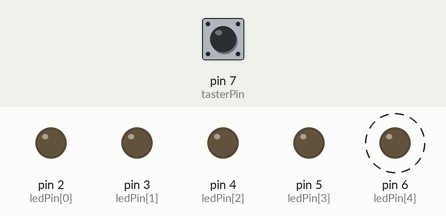
A sketch run on a simulated Arduino Uno, built with avr-gcc and run on an emulated ATmega328P. Shown: output pins drawn as LEDs (lit = HIGH). Dashed ring = blinking. The test bench sets the inputs (shaded band); at power-on: pin 7 (tasterPin) HIGH.

Above: at 1.2 s.
1.3 s: pin 7 (tasterPin) pulled LOW for 0.15 s
At 1.37 s:
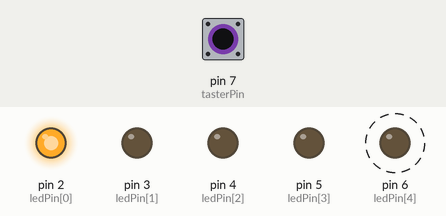
4.3 s: pin 7 (tasterPin) pulled LOW for 1 s
At 5.9 s:
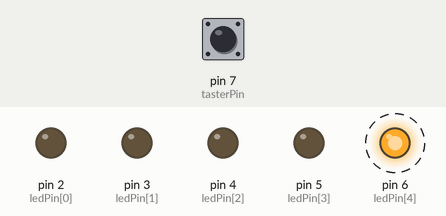
7.3 s: pin 7 (tasterPin) pulled LOW for 3.2 s
At 7.9 s:
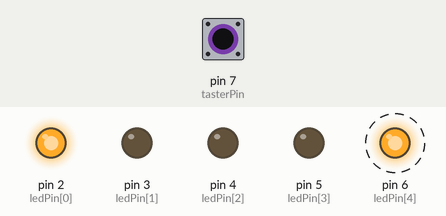
Timing chart, 0 to 18.0 s (numbered marks = the images above; inputs shaded):
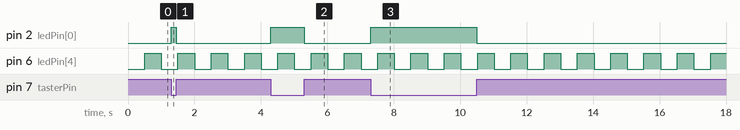

The sketch:

timing2.ino
```cpp
/*
  Das richtige Timing
  So geht's !!!

  Version 1.0
  Der Hobbyelektroniker
  Der Code ist Public Domain und kann ohne Einschränkungen frei verwendet werden
*/
// Anordnung der LED's
/*
 * 0     1
 *    4
 * 2     3
 */
const int anzahl_leds = 5;
const int ledPin[anzahl_leds] = {2,3,4,5,6};
const int tasterPin = 7;
const int blinkZeit = 500; // 0.5 s Pause gibt Sekundentakt

unsigned long startZeit = 0;


void setup() {
  // Alle Led - Pins auf OUTPUT
  for (int i=0; i<anzahl_leds; i++) {
    pinMode(ledPin[i],OUTPUT);
  }
  // INPUT_PULLUP beim Taster
  pinMode(tasterPin,INPUT_PULLUP);
}

// Die mittlere Led (4) soll im Sekundentakt blinken
// Die Led links oben (0) soll leuchten, wenn der Taster gedrückt wird

void blink() {
  // Led 4 blinken
  if (millis() > startZeit + blinkZeit) {
    digitalWrite(ledPin[4],!digitalRead(ledPin[4]));
    startZeit = millis();
  }
}

void led0() {
  // Led 0 abhängig vom Taster ein-/ausschalten
  digitalWrite(ledPin[0],!digitalRead(tasterPin));
}

void loop() {
  blink();
  led0();
}
```

Measured:
- after the input at 1.3 s, pin 2 (ledPin[0]): LOW → HIGH at once, → LOW 0.15 s later
- after the input at 4.3 s, pin 2 (ledPin[0]): LOW → HIGH at once, → LOW 1.0 s later
- after the input at 7.3 s, pin 2 (ledPin[0]): LOW → HIGH at once, → LOW 3.2 s later
- by itself, pin 6 (ledPin[4]): alternates HIGH for 0.50 s and LOW for 0.50 s
